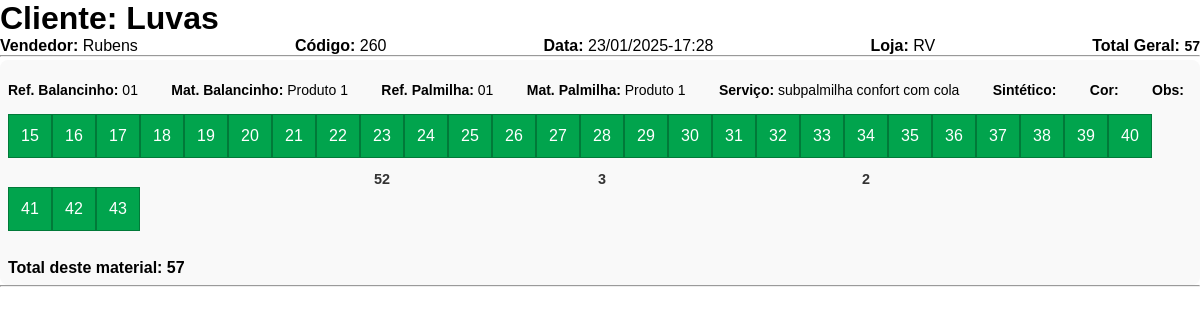
Screenshot of /imprimir/260/ (signed in) with the database file from the repository.
### pedidos/models.py (models this page shows, shortened)
class Pedido(models.Model):
    STATUS_CHOICES = [
        ('Pendente', 'Pendente'),
        ('Em Produção', 'Em Produção'),
        ('Pedido Finalizado', 'Pedido Finalizado'),
        ('Cliente em Espera', 'Cliente em Espera'),
        ('Cancelado', 'Cancelado'),
        ('Pedido Separado','Pedido Separado'),
        ('Reposição pendente', 'Reposição pendente')
    ]
    STATUS_CHOICES = [
        ('Pendente', 'Pendente'),
        ('Em Produção', 'Em Produção'),
        ('Pedido Finalizado', 'Pedido Finalizado'),
        ('Cliente em Espera', 'Cliente em Espera'),
        ('Cancelado', 'Cancelado'),
        ('Pedido Pronto','Pedido Pronto'),
        ('Reposição Pendente', 'Reposição Pendente')
    ]
    cliente = models.CharField(max_length=255)
    vendedor = models.ForeignKey(Vendedor, on_delete=models.CASCADE)
    data = models.DateTimeField(auto_now_add=True)
    status = models.CharField(max_length=20, choices=STATUS_CHOICES)
    cancelado = models.TextField(blank=True, null=True, verbose_name="Motivo do Cancelamento")
    gerente_cancelamento = models.ForeignKey(
        User,
        on_delete=models.SET_NULL,
        null=True,
        blank=True,
        related_name='pedidos_cancelados',
        verbose_name="Gerente que Autorizou o Cancelamento"
    )

class PedidoItem(models.Model):
    pedido = models.ForeignKey(Pedido, on_delete=models.CASCADE, related_name='itens')
    produto = models.ForeignKey(Produto, on_delete=models.CASCADE)
    quantidade = models.IntegerField()
    tamanho = models.IntegerField(null=True, blank=True)
    ref_balancinho = models.CharField(max_length=50, null=True, blank=True)
    mat_balancinho = models.CharField(max_length=50, null=True, blank=True)
    ref_palmilha = models.CharField(max_length=50, null=True, blank=True)
    mat_palmilha = models.CharField(max_length=50, null=True, blank=True)
    tamanho_palmilha = models.CharField(max_length=50, default='0')
    TIPO_SERVICO_CHOICES = [
        ('nenhum', 'Nenhum'),
        ('subpalmilha', 'Subpalmilha'),
        ('costura', 'Costura'),
        ('subpalmlha Confot', 'Subpalmilha Confot'),
        ('subpalmilha rv 17', 'Subpalmilha rv 17'),
        ('subpalmlha com Geleia', 'Subpalmilha com Geleia'),
        ('subpalmlha confort com cola', 'Subpalmilha confort com cola'),
    ]
    tipo_servico = models.CharField(
        max_length=50,
        choices=TIPO_SERVICO_CHOICES,
        default='nenhum'
    )
    sintetico = models.CharField(max_length=50, null=True, blank=True)
    cor = models.CharField(max_length=50, null=True, blank=True)
    obs = models.TextField(max_length=90,null=True, blank=True)

### vendedor/models.py (models this page shows, shortened)
class Vendedor(models.Model):
    nome = models.CharField(max_length=100)
    loja = models.CharField(max_length=100)
    codigo = models.CharField(max_length=20, unique=True)

### produto/models.py (models this page shows, shortened)
class Produto(models.Model):
    nome = models.CharField(max_length=100)
    codigo = models.CharField(max_length=50, unique=True)
    subpalmilha = models.BooleanField(default=False, null=True, blank=True)

### pedidos/views.py (the view)
# urls.py: path('imprimir/<int:pedido_id>/', views.imprimir_pedido, name='imprimir_pedido'),
@login_required
def imprimir_pedido(request, pedido_id):
    pedido = get_object_or_404(Pedido, id=pedido_id)
    tamanhos = range(15, 44)
    return render(request, 'pedidos/imprimir.html', {
        'pedido': pedido,
        'tamanhos': tamanhos
    })

### templates/pedidos/imprimir.html (shortened to what this page needs)
{% load static %}
{% block extra_css %}
<link rel="stylesheet" href="{% static 'css/imprimir.css' %}">
{% endblock extra_css %}
{% block content %}
<div class="pedido-imprimir">
  <h1>Cliente: {{ pedido.cliente }}</h1>
  <div class="detalhes-pedido">
    <p><strong>Vendedor:</strong> {{ pedido.vendedor.nome }}</p>
    <p><strong>Código:</strong> {{ pedido.id }}</p>
    <p><strong>Data:</strong> {{ pedido.data|date:"d/m/Y-H:i" }}</p>
    <p><strong>Loja:</strong> {{ pedido.vendedor.loja }}</p>
    <p><strong>Total Geral:</strong> <span id="total-geral">0</span></p>
  </div>
  <hr>
  {% regroup pedido.itens.all by produto as itens_por_produto %}
  {% for grupo in itens_por_produto %}
    <div class="pedido-item">
      <div class="pedidos">
          <span class="campo"><b>Ref. Balancinho:</b> {{ grupo.list.0.ref_balancinho }}</span>
          <span class="campo"><b>Mat. Balancinho:</b> {{ grupo.list.0.mat_balancinho }}</span>
          <span class="campo"><b>Ref. Palmilha:</b> {{ grupo.list.0.ref_palmilha }}</span>
          <span class="campo"><b>Mat. Palmilha:</b> {{ grupo.list.0.mat_palmilha }}</span>
          <span class="campo"><b>Serviço:</b> {{ grupo.list.0.tipo_servico }}</span>
          <span class="campo"><b>Sintético:</b> {{ grupo.list.0.sintetico }}</span>
          <span class="campo"><b>Cor:</b> {{ grupo.list.0.cor }}</span>
          <span class="campo"><b>Obs:</b> {{ grupo.list.0.obs }}</span>
      </div>
      <div class="container containerQuadradinhos">
        {% for tamanho in tamanhos %}
          <div class="botao-container">
            <button class="botao">{{ tamanho }}</button>
            <div class="numero" contenteditable="false">
              {% for item in grupo.list %}
                {% if item.tamanho == tamanho %}
                  {{ item.quantidade }}
                {% endif %}
              {% endfor %}
            </div>
          </div>
        {% endfor %}
      </div>
    </div>
    <hr>
  {% endfor %}
</div>
{% endblock content %}

### static/css/imprimir.css (style rules this page uses)
* { margin: 0; padding: 0; box-sizing: border-box; font-family: var(--font-family); }
.detalhes-pedido { display: flex; flex-direction: row; justify-content: space-between; }
.campo { font-weight: bold; margin-bottom: 0.5rem; }
.pedido-item { background-color: #f9f9f9; padding: 0.5rem; border-radius: 8px; margin-top: 0.2rem; }
.pedidos { display: flex; align-items: center; gap: 1rem; }
.containerQuadradinhos { display: flex; flex-wrap: wrap; margin-top: 0.5rem; }
.containerQuadradinhos button { width: 44px; height: 44px; background-color: var(--secondary-color); color: white; border-color: #017a39; font-size: 1rem; cursor: pointer; transition: background-color 0.3s ease, transform 0.2s ease; }
.campo { margin-top: 1em; font-weight: 100; }
span { font-size: 14px; font-weight: bold; }
.pedidos { display: flex; flex-direction: row; justify-content: space-between; gap: 0.5em; margin: 0em 0.5em 0.5em 0em; }
.container { display: flex; flex-wrap: wrap; justify-content: flex-start; margin-bottom: 1em; }
.botao-container { text-align: center; display: flex; flex-direction: column; align-items: center; gap: 0.5em; }
.botao , .adicionarPedido, .removerPedido, .adicionarInfantil { width: 49px; height: 49px; background-color: #4CAF50; color: white; border: none; cursor: pointer; font-size: 18px; }
.botao { border: 1px solid #0a7b17; }
.numero { font-size: 20px; color: #333; font-weight: bold; }
.containerQuadradinhos { display: flex; flex-wrap: wrap; }
.botao-container { text-align: center; display: flex; flex-direction: column; align-items: center; }
.botao { width: 40px; height: 40px; background-color: #f0f0f0; border: 1px solid #ccc; font-size: 0.9em; cursor: default; }
.numero { font-size: 0.9em; margin-top: 0.3em; }

### rows the page displays
Pedido: cliente "Luvas", vendedor.nome "Rubens", id "260", data "23/01/2025-17:28", vendedor.loja "RV"
Produto: list.0.ref_balancinho "01", list.0.mat_balancinho "Produto 1", list.0.ref_palmilha "01", list.0.mat_palmilha "Produto 1", list.0.tipo_servico "subpalmilha confort com cola", tamanhos "15" "16" "17" "18" "19" "20" "21" "22" "23" "24" "25" "26" "27" "28" "29" "30" "31" "32" "33" "34" "35" "36" "37" "38" "39" "40" "41" "42" "43"
PedidoItem: quantidade "52"
PedidoItem: quantidade "3"
PedidoItem: quantidade "2"
